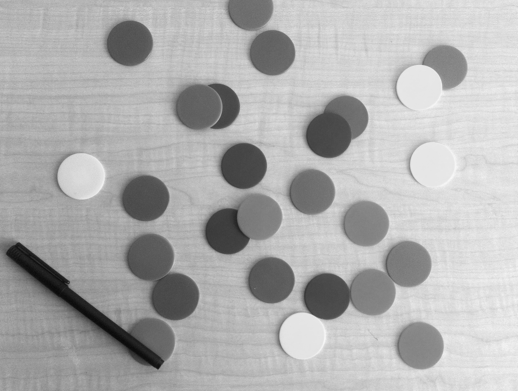
%> input picture Lab-3/assets/circles.tif, 518 x 391 px
$ octave task7_circles.m   (GNU Octave 9; MATLAB toolbox functions it lacks are replaced by stand-ins)
%> lines starting %> are read from the running program, lines starting %| are printed output that depends on the picture
% task 7 - circles.tif
% original image
f = imread('assets/circles.tif');
%> f is the input picture: size 391x518 uint8; min 10, max 247, mean 174.9

% initialise filters
w_sobel = fspecial('sobel');
w_lap = fspecial('laplacian', 0.5);

% median filter and sobel
g_med1 = medfilt2(f, [7 7], 'zero');
g1 = imfilter(g_med1, w_sobel, 0);
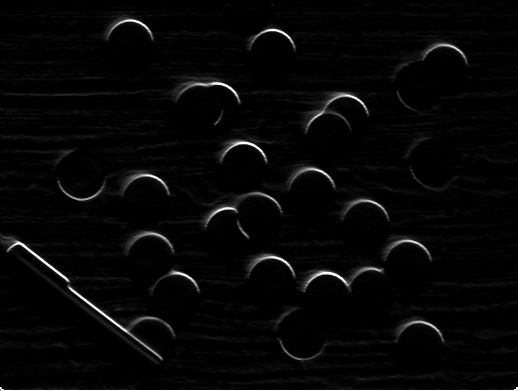
%> g1: size 391x518 uint8; min 0, max 255, mean 6.7
g2 = imfilter(g1, w_lap, 0);
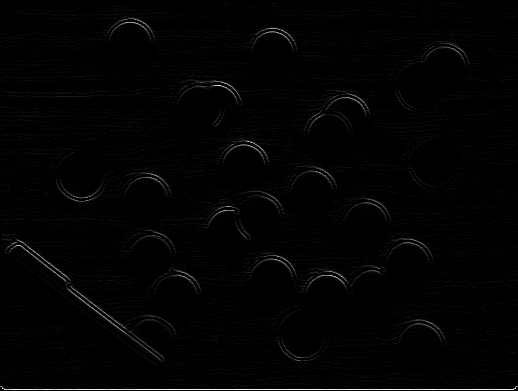
%> g2: size 391x518 uint8; min 0, max 255, mean 3

% contrast enhancing and sobel
h1 = imadjust(f, [0.1 0.65], [0 1]);
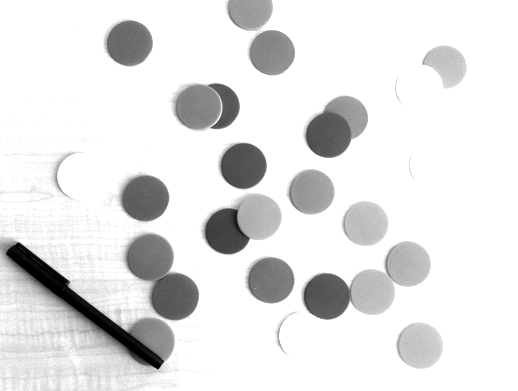
%> h1: size 391x518 uint8; min 0, max 255, mean 228
h2 = imadjust(f, [ ], [ ], 2);
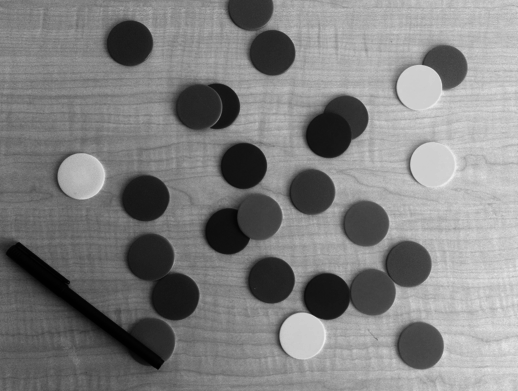
%> h2: size 391x518 uint8; min 0, max 239, mean 128.4

g_med2 = medfilt2(h1, [7 7], 'zero');
g3 = imfilter(g_med2, w_sobel, 0);
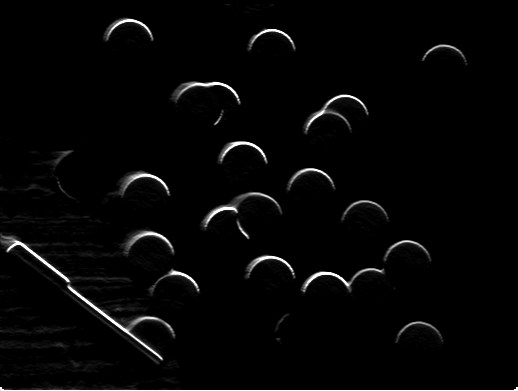
%> g3: size 391x518 uint8; min 0, max 255, mean 6


montage({f, g1, g2, g3}, 'Size', [1 4])
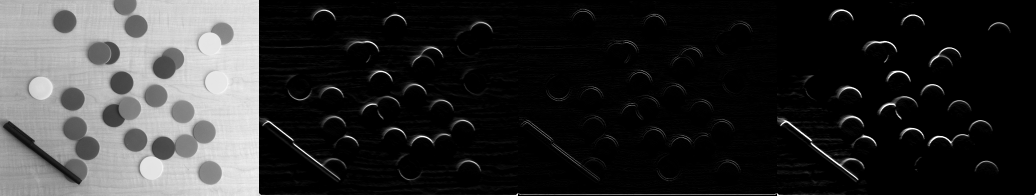
%> displayed picture: size 391x2072, on the screen's scale of 0 to 255 (shown at 1/2 size); min 0, max 255, mean 47.6
